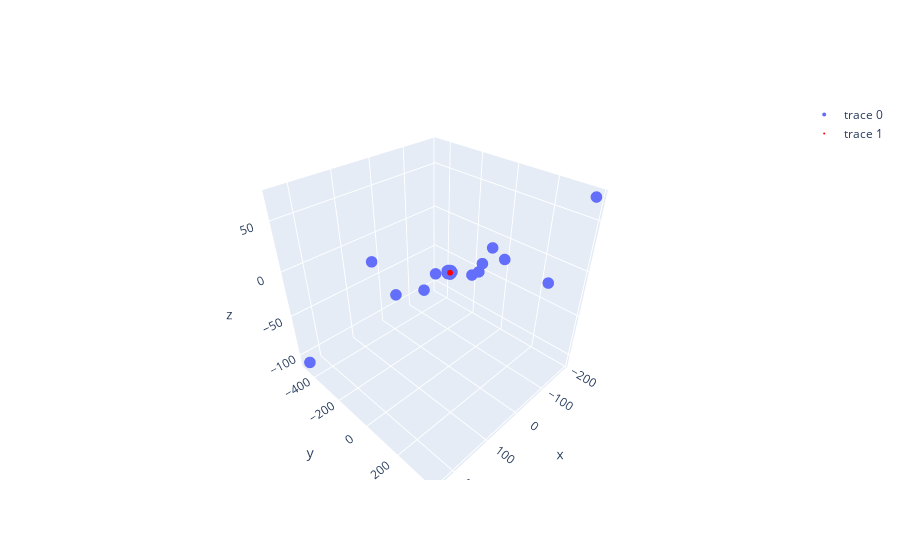

The notebook cell saved with this chart:
### Code cell
gt_world_data = data.get_world_data()
triangulated_points = vo.get_map()

matches = data_association_on_appearance(triangulated_points, gt_world_data)
triangulated_points = matches['points_1']
gt_world_points = matches['points_2']

for i in range(len(triangulated_points)):
    point_1 = matches['points_1'][i]
    point_1 = camera.get_camera_transform() @ np.append(point_1, 1)
    point_1 = point_1[:3] / point_1[3]
    point_2 = matches['points_2'][i]

    distance = np.linalg.norm(point_1 - point_2)
    print(f'Distance between point {i}: {np.round(distance, 2)}')


triangulated_points_hom = [np.append(point, 1) for point in triangulated_points]
triangulated_points_world = camera.get_camera_transform() @ np.array(triangulated_points_hom).T


x_coords = [point[0]*0.208 for point in triangulated_points_world.T]  
y_coords = [point[1]*0.208 for point in triangulated_points_world.T]
z_coords = [point[2]*0.208 for point in triangulated_points_world.T]

fig = go.Figure()
fig.add_trace(go.Scatter3d(x=x_coords, y=y_coords, z=z_coords, mode='markers', marker=dict(size=4)))

x_coords_gt = [point[0] for point in gt_world_points]
y_coords_gt = [point[1] for point in gt_world_points]
z_coords_gt = [point[2] for point in gt_world_points]

fig.add_trace(go.Scatter3d(x=x_coords_gt, y=y_coords_gt, z=z_coords_gt, mode='markers', marker=dict(size=2, color='red')))

fig.show()

### Figure 1 — Plotly figure (JSON) as saved in the notebook; plotly's stock layout.template omitted (floating-point values rounded to 4 significant figures; data arrays with more than 128 entries replaced by an {"elided": "..."} marker saying what was removed)
{"data": [{"marker": {"size": 4}, "mode": "markers", "type": "scatter3d", "x": {"elided": "267 float values"}, "y": {"elided": "267 float values"}, "z": {"elided": "267 float values"}}, {"marker": {"color": "red", "size": 2}, "mode": "markers", "type": "scatter3d", "x": {"elided": "267 float values"}, "y": {"elided": "267 float values"}, "z": {"elided": "267 float values"}}], "layout": {}}
